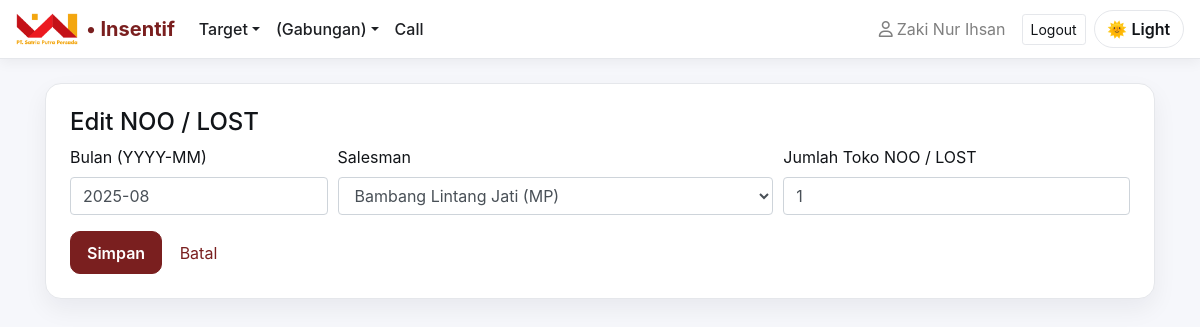
The app's page /noo-only/1/edit (signed in) with its own data.
### app.py (models this page shows)
class NOO(db.Model):
    __tablename__ = "noo"
    id = db.Column(db.Integer, primary_key=True)
    salesman_id = db.Column(db.Integer, db.ForeignKey("salesman.id"), nullable=False)
    bulan = db.Column(db.String(7), nullable=False)  # YYYY-MM
    target_ca = db.Column(db.Integer, nullable=True, default=0)
    actual_ca = db.Column(db.Integer, nullable=True, default=0)
    jumlah_toko_noo = db.Column(db.Integer, nullable=True, default=0)  # NOO/LOST count
    target_fl = db.Column(db.Integer, nullable=True, default=0)   # MP only
    actual_fl = db.Column(db.Integer, nullable=True, default=0)   # MP only
    target_ao = db.Column(db.Integer, nullable=True, default=0)   # AVIAN only
    actual_ao = db.Column(db.Integer, nullable=True, default=0)   # AVIAN only

class Salesman(db.Model):
    __tablename__ = "salesman"
    id = db.Column(db.Integer, primary_key=True)
    name = db.Column(db.String(120), nullable=False)
    area = db.Column(db.String(80), nullable=True)
    divisi = db.Column(db.String(10), nullable=False)   # MP | AVIAN
    kategori = db.Column(db.String(12), nullable=False) # Bronze | Silver | Gold | Platinum

### app.py (the view, shortened to what this page needs)
@app.route("/noo-only/<int:id>/edit", methods=["GET","POST"])
def noo_only_edit(id):
    row = NOO.query.get_or_404(id)
    salesmen = Salesman.query.order_by(Salesman.name.asc()).all()
    return render_template("noo_only_form.html", row=row, salesmen=salesmen)

### app.py (called while the page is built)
def _admin_allowed(endpoint: str) -> bool:
    if not endpoint:
        return False
    always_ok = {"static", "login", "logout", "dashboard"}
    if endpoint in always_ok:
        return True
    allowed_prefixes = (
        "target_", "target_tagihan_",
        "call_", "noo_", "noo_only_", "ca_", "fl_ao_",
        "rekap", "insentif", "override"
    )
    return any(endpoint.startswith(p) for p in allowed_prefixes)

### templates/noo_only_form.html
{% extends "base.html" %}
{% block content %}
<div class="card p-4">
  <h4>{{ 'Edit NOO / LOST' if row else 'Input NOO / LOST' }}</h4>
  <form method="post" novalidate>
    <div class="form-row">
      <div class="form-group col-md-3">
        <label>Bulan (YYYY-MM)</label>
        <input type="text" name="bulan" class="form-control"
               value="{{ row.bulan if row else '' }}" placeholder="2025-10"
               pattern="\d{4}-(0[1-9]|1[0-2])"
               title="Format wajib YYYY-MM, contoh: 2025-10" required>
      </div>
      <div class="form-group col-md-5">
        <label>Salesman</label>
        <select name="salesman_id" class="form-control" required>
          {% for s in salesmen %}
            <option value="{{ s.id }}" {% if row and row.salesman_id==s.id %}selected{% endif %}>
              {{ s.name }} ({{ s.divisi }})
            </option>
          {% endfor %}
        </select>
      </div>
      <div class="form-group col-md-4">
        <label>Jumlah Toko NOO / LOST</label>
        <input type="number" name="jumlah_toko_noo" class="form-control"
               value="{{ row.jumlah_toko_noo if row else 0 }}" min="0" step="1" required>
      </div>
    </div>
    <button class="btn btn-primary">Simpan</button>
    <a href="{{ url_for('noo_only_list') }}" class="btn btn-link">Batal</a>
  </form>
</div>
{% endblock %}

### templates/base.html (style rules this page uses)
:root { --accent:#7A1F1F; --accent-2:#A02C2C; --bg:#F6F7FB; --card:#FFFFFF; --text:#111418; --muted:#6B7280; --border:#E5E7EB; --thead:#F2F3F7; --hover:#FEF2F2; --link:#7A1F1F; --toast-header:#7A1F1F; --toast-body:#ffffff; --success:#28a745; --success-hover:#218838; }
html,body { height:100% }
body { background:var(--bg); color:var(--text); -webkit-font-smoothing:antialiased; -moz-osx-font-smoothing:grayscale; transition:background .25s ease, color .25s ease; }
.card { background:var(--card); border:1px solid var(--border); border-radius:16px; box-shadow:0 10px 24px rgba(17,24,39,.06); }
.btn-primary { background:var(--accent); border-color:var(--accent); border-radius:10px; padding:.55rem 1rem; font-weight:600; }
a, .btn-link { color:var(--link); }

### records on screen
NOO: bulan "2025-08", salesman_id "Bambang Lintang Jati (MP)", jumlah_toko_noo "1"

### other values on screen
{{ u.full_name }} "Zaki Nur Ihsan"
{{ 'Edit NOO / LOST' if row else 'Input NOO / LOST' }} "Edit NOO / LOST"
